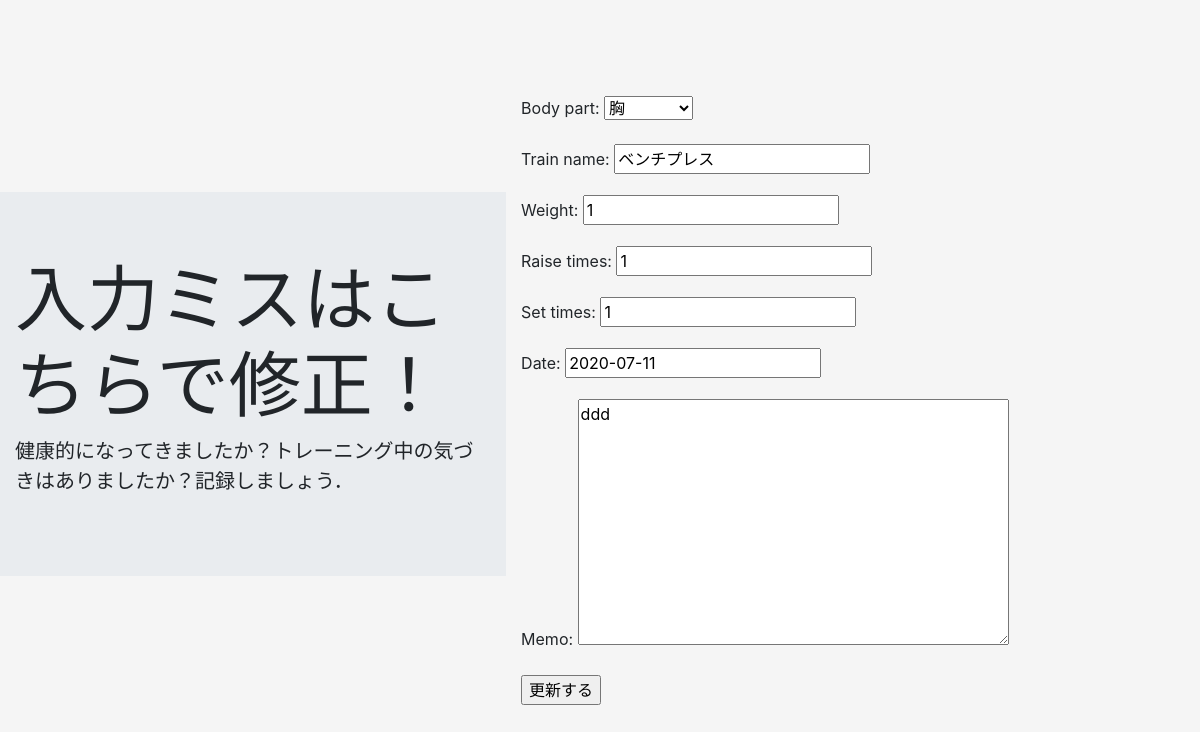
Page /update/23 on the committed database.
### td_app1/models.py (models this page shows, shortened)
class TrainingDiaryModel(models.Model):
    body_part = models.CharField( #部位
        max_length = 100,
        choices = BODY_PART
    )
    train_name = models.CharField(max_length=100) #種目名
    weight = models.IntegerField() #重さ
    raise_times = models.IntegerField() #回数
    set_times = models.IntegerField() #セット数
    date = models.DateField() #日付
    memo = models.TextField(blank=True, null=True, default='') #メモ
    author = models.CharField(max_length=100, null=True, default='')

### td_app1/views.py (the view)
# urls.py: path('update/<int:pk>', DiaryUpdate.as_view(), name='update'),
class DiaryUpdate(UpdateView):
    template_name = 'update.html'
    model = TrainingDiaryModel
    fields = ('body_part','train_name','weight','raise_times','set_times','date','memo')
    success_url = reverse_lazy('list')

### templates/update.html
{% extends 'base.html' %}
{% block content %}
<div class="jumbotron jumbotron-fluid">
  <div class="container">
    <h1 class="display-3">入力ミスはこちらで修正！</h1>
    <p class="lead">健康的になってきましたか？トレーニング中の気づきはありましたか？記録しましょう．</p>
  </div>
</div>
<div class="container">
  <form action="" method="POST">{% csrf_token  %}
    {{ form.as_p }}
  <input type="submit" value="更新する">
  </form>
</div>
{% endblock content %}

### static/style.css (style rules this page uses)
html, body { height: 100%; }
body { display: -ms-flexbox; display: flex; -ms-flex-align: center; align-items: center; padding-top: 40px; padding-bottom: 40px; background-color: #f5f5f5; }

### rows in the picture
TrainingDiaryModel: body_part "胸", train_name "ベンチプレス", weight "1", raise_times "1", set_times "1", date "2020-07-11", memo "ddd"
